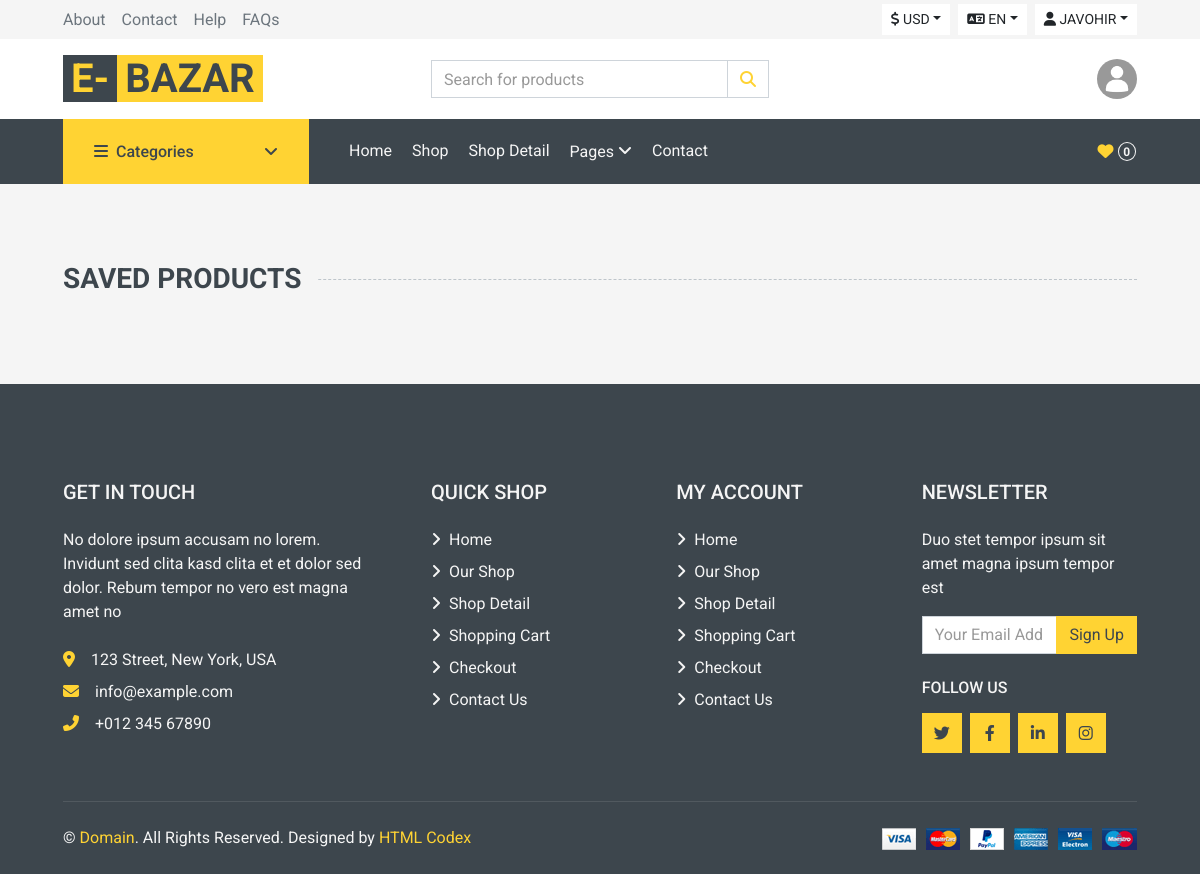
The app's page /users/saveds/ (signed in) with its own data.
### users/models.py (models this page shows, shortened)
class CustomUser(AbstractUser):
    phone = models.CharField(max_length=17, blank=True, null=True)
    telegram = models.CharField(max_length=150, blank=True, null=True)
    gender = models.CharField(max_length=20, choices=GENDER_SELECTION, blank=True)
    avatar = models.ImageField(upload_to='avatars/', default='avatars/default.png', blank=True)

### users/views.py (the view)
# urls.py: path('saveds/', SavedView.as_view(), name='saveds'),
class SavedView(LoginRequiredMixin, View):
    login_url = 'login'
    def get(self, request):
        saveds = Saved.objects.filter(author=request.user)
        return render(request, 'pages/saveds.html', {"saveds":saveds})

### main/views.py (called while the page is built)
def for_all_pages(request):
    categories = Category.objects.all()
    clotheCategory = ClotheCategory.objects.all()
    items = list(Category.objects.all())
    random_items = random.sample(items, 3)
    return {
            'categories': categories,
            'random_items': random_items,
            'clotheCategory':clotheCategory
            }

### templates/pages/saveds.html (shortened to what this page needs)
{% extends 'layouts/base.html' %}
{% block content %}
    <div class="container-fluid pt-5 pb-3">
        <h3 class="section-title position-relative text-uppercase mx-xl-5 mb-4">
            <span class="bg-secondary pr-3">Saved Products</span>
        </h3>
    </div>
{% endblock content %}

### templates/components/haeder_user.html (shortened to what this page needs)
{% if user.is_authenticated %}
<div class="btn-group">
    <button type="button" class="btn btn-sm btn-light text-uppercase dropdown-toggle" data-toggle="dropdown"><i class="fa fa-user" aria-hidden="true"></i> {{request.user.first_name}}</button>
</div>
{% endif %}

### templates/components/header_avatar.html
{% if user.is_authenticated %}
<div class="col-lg-4 col-6 text-right">
  <img
    class="rounded-circle m-0"
    src="{{request.user.avatar.url}}"
    width="40"
  />
</div>
{% else %}
<div class="col-lg-4 col-6 text-right">
  <p class="m-0">Customer Service</p>
  <h5 class="m-0">+012 345 6789</h5>
</div>
{% endif %}

### templates/components/cart.html
{% if request.user.is_authenticated %}
<div class="navbar-nav ml-auto py-0 d-none d-lg-block">
    <a href="{% url 'users:saveds' %}" class="btn px-0">
        <i class="fas fa-heart text-primary"></i>
        <span class="badge {% if saveds_count > 0 %}badge-danger{% endif %} text-secondary border border-secondary rounded-circle" style="padding-bottom: 2px;">{{request.user.saved_set.count}}</span>
    </a>
</div>
{% endif %}

### records on screen
CustomUser: user.first_name "JAVOHIR", user.avatar (placeholder picture), user.saved_set.count "0"
